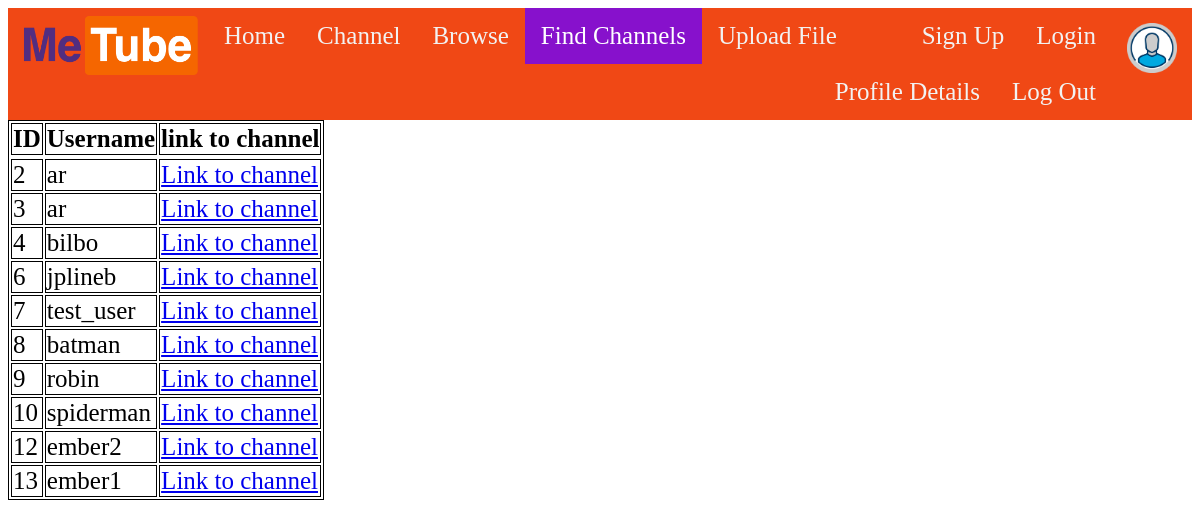
Screenshot of /project_template_page/MeTube_Browse_Channels.php with the database file from the repository.
### tables this page shows
CREATE TABLE IF NOT EXISTS `Users` (
  `user_id` varchar(255) NOT NULL,
  `last_name` varchar(255) NOT NULL,
  `first_name` varchar(255) NOT NULL,
  `user_password` varchar(255) NOT NULL,
  `email` varchar(255) NOT NULL,
  `id` int(11) NOT NULL AUTO_INCREMENT,
  PRIMARY KEY (`id`)
);

### php_scripts/browse_channels.php (the view, shortened to what this page needs)
<?php
function display_table($data) {
    $output = '<table>';
    $output = $output .  "<th> ID </th>";
    $output = $output . "<th> Username </th>";
    $output = $output . "<th> link to channel </th>";
    foreach($data as $key => $var) {
        $output = $output . '<tr>';
        foreach($var as $k => $v) {
            if ($key === 0) {
                continue;
            } else {
                $output = $output . '<td>' . $v . '</td>';
            }
        }
        $output = $output . '</tr>';
    }
    $output = $output . '</table>';
    echo $output;
}
include "../php_scripts/db_connect.php";
$get_users = "SELECT id, user_id FROM Users";
$sql_results = mysqli_query($conn, $get_users);
$rows = mysqli_fetch_all($sql_results);
$i=0;
foreach($rows as $row){
    $rows[$i][2] = "<a href=" . "../project_template_page/MeTube_Channel.php?username=" . $row[1] . "> Link to channel </a>";
    $i++;
}
display_table($rows);
?>

### project_template_page/MeTube_Browse_Channels.php (style rules this page uses)
table, th, td { border: 1px solid black; }

### rows the page displays
users: id "4 bilbo"
users: id "6 jplineb"
users: id "7 test_user"
users: id "8 batman"
users: id "9 robin"
users: id "10 spiderman"
users: id "12 ember2"
users: id "13 ember1"

### other values shown
$v "2 ar 3 ar"
